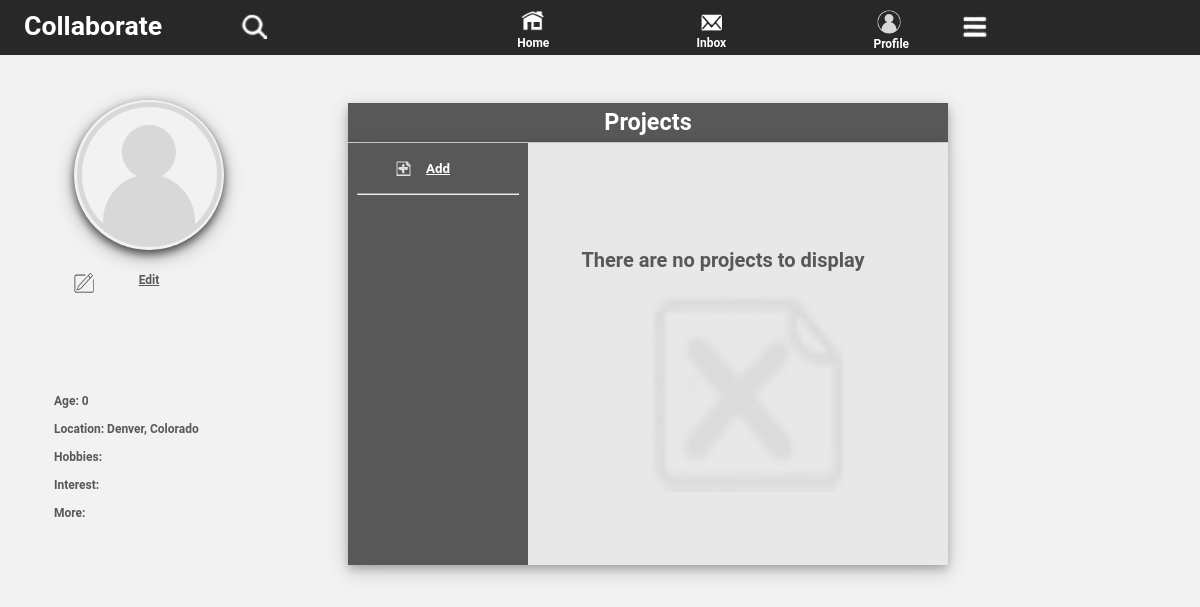
The app's page /inc/profile.php?u=buster (signed in) with its own data.
### tables this page shows
CREATE TABLE IF NOT EXISTS `users` (
  `id` int(11) NOT NULL AUTO_INCREMENT,
  `username` varchar(25) NOT NULL,
  `first_name` varchar(255) NOT NULL,
  `last_name` varchar(255) NOT NULL,
  `email` varchar(100) NOT NULL,
  `password` varchar(256) NOT NULL,
  `sign_up_date` date NOT NULL,
  `activated` enum('0','1') NOT NULL,
  `bio` text,
  `interest` varchar(225) DEFAULT NULL,
  `hobbies` varchar(225) DEFAULT NULL,
  `profile_pic` mediumblob,
  `age` date NOT NULL,
  `city` varchar(25) NOT NULL,
  `state` varchar(25) NOT NULL,
  `background` blob NOT NULL,
  PRIMARY KEY (`id`)
);

### inc/profile.php (the view, shortened to what this page needs)
<?php
    include("header.php");
	if (isset($_GET['u']))
    {
		try
		{
		    $con = Connect();
		    $user = mysqli_real_escape_string($con, $_GET['u']);
		    if (ctype_alnum($user))
		    {
				$check = mysqli_query ($con, "SELECT `username`, `profile_pic` FROM `collaborate`.`users` WHERE `username`='$user'");
				if ($get = mysqli_fetch_assoc($check))
				{
				  $user = $get['username'];
				  $user_pic = $get['profile_pic'];
				}
			}
		}
		catch (\Exception $e)
		{
            print("There was an error retreiving the user.");
		}
		if($username == $user)
		{
			$date1 = new DateTime($user_age);
			$date2 = new DateTime("now");
			$date3 = $date1->diff($date2);
			$age = $date3->y;
			print ('<div id="profile">');
			if($user_pic == "")
			{
				print ("<div id='proPic'>");
				print ("<span onclick='UploadPic()'><img src='./../img/no-photo.png' alt='Placeholder for user to upload image' ></span>");
				print ("</div>");
			}
			else
			{
				print ("<div id='proPic'>");
				print ("<img src='$user_pic' alt='Profile Picture for $username' onclick='UploadPic()'>");
				print ("</div>");
			}
			print ("<a href='./change_bio.php' ><div class='profileheading2'>");
			print ("<img id='Edit' src='./../img/Edit.gif' alt='Edit' /><h3>Edit</h3>");
			print ("</div></a>");
			print ("<div class='profileLeft'>");
			print ("<div id='me'>");
			print ("<h1>$user_fname&nbsp$user_lname</h1><br/><br/>");
			print ("<h3>Age:&nbsp$age</h3><br/>");
			print ("<h3>Location:&nbsp$user_city_,&nbsp$user_state_</h3><br/>");
			print ("<h3>Hobbies:&nbsp$user_hobbies</h3><br/>");
			print ("<h3>Interest:&nbsp$user_interest</h3><br/>");
			print ("<h3>More:&nbsp$user_bio</h3>");
			print ("</div>");
			print ("</div> ");
			print ("<br/>");
			print ("</div>");
			print ('<div id="projectheading">');
			print ('<h1>Projects</h1>');
			print ('</div>');
			print ("<div id='bgstyle2'>");
			print ("<div id='projectMain'>");
			print ("<div class='profileLeftContent'>");
		    $total = CountPosts();
			if(!$total >= 5)
			{
				print ('<a href="create_project.php"><div id="add">');
				print ('<img id="" src="./../img/add.gif" alt="Add" /><h3>Add</h3>');
				print ('</div></a>');
				print ('<hr id="hr"/>');
			}
			print ("</div>");
			print ("<br/>");
			print ("</div>");
			print ("<div class='projects'>");
			print ("<div id='user_content'>");
			$getProject = ("SELECT * FROM `collaborate`.`projects` WHERE `username`='$username' ORDER BY `id` LIMIT 5");
			GetProject($getProject, 2);
			print ("</div>	");
		}
	}
    _html_end();
?>

### inc/header.php (shortened to what this page needs)
<?php
    require_once "connect.php";
	if (isset($_SESSION['username']))
	{
		$username = $_SESSION['username'];
		$sql = $user_id = $user_age = $user_bio = $user_fname = $user_lname = $user_state = "";
		$sql = ("SELECT * FROM `collaborate`.`users` WHERE `username` ='$username' AND `activated`='0' LIMIT 1");
		try
		{
			$con = Connect();
			if($mysqli_query = mysqli_query ($con, $sql))
			{
				while($row = mysqli_fetch_assoc($mysqli_query))
				{
					$user_state_ = $row["state"];
					$user_city_ = $row["city"];
				}
			}
		}
		catch (Exception $e)
		{
		}
	}
	print ("<!doctype html>");
	print ("<html>");
	print ("<head>");
	if(isset($_SESSION["username"]))
	{
		print ("<link rel='stylesheet' type='text/css' href='./../css/style.css' >");
		print ("<link rel='stylesheet' type='text/css' href='./../css/profile.css' >");
		print ("</head>");
		if(Empty($_SESSION["user_city_"]))
		{
            ShowBody(0);
		}
		else
		{
		    ShowBody(1);
	    }
	}
	else
	{
		print ("<link rel='stylesheet' type='text/css' href='./css/style.css' >");
		print ("<link rel='stylesheet' type='text/css' href='./css/profile.css' >");
		print ("<script src='./js/collaborate.js' ></script>");
		print ("</head>");
		ShowBody(2);
	}
?>

### inc/connect.php (shortened to what this page needs)
<?php
function Connect()
{
	$servername = "localhost";
	$db = "collaborate";
    $username = "users";
    $password = "users";
	$port = 3306;
    $conn = mysqli_connect($servername,$username, $password, $db, $port);
    if (!$conn)
	{
        die("Connection failed: " . mysqli_connect_error());
    }
	else
	{
		return $conn;
	}
}
function GetProject($project, $i)
{
	$numProjects = 0;
	try
	{
		$con = Connect();
		$getProject = mysqli_query($con, $project);
		if($numrows = mysqli_num_rows($getProject) > 0)
        {
	        while($row = mysqli_fetch_assoc($getProject))
	        {
				$proId = $row['id'];
				$user = $row['username'];
				$project_name = $row['project_name'];
				$description = $row['description'];
				$type = $row['type_of_project'];
				$city = $row['city'];
				$state = $row['state'];
				$date = $row['date'];
				$attachment = $row['attachment'];
                $numProjects += 1;
				switch ($i)
				{
					case '0':
						$get_user_data = mysqli_query ($con, "SELECT * FROM `collaborate`.`users` WHERE `username`='$user'");
						if($get_user_data)
						{
							while($user_info = mysqli_fetch_assoc($get_user_data))
							{
								$id = $row['id'];
								$fname = $user_info['first_name'];
								$lname = $user_info['last_name'];
								$city = $user_info['city'];
								$state = $user_info['state'];
								$profile_pic = $user_info['profile_pic'];
							}
						}
						if($attachment == "")
						{
							print ("<br/>");
							print ("<a href='./profile.php?u=$user'>");
							print ("<div class='display_project' onclick='Go_To_Profile()'>");
							print ("<input id='getUser' name='id' value='$user' type='hidden' />");
							print ("<img src='$profile_pic' alt='Profile picture for $user'/>");
							print ("<h2>$user</h2>");
							print ("<h5>$date</h5><br/><br/>");
							print ("<div class='project_container'>");
							print ("<h1>$project_name</h1>");
							print ("<h2>$type</h2><br/><br/>");
							print ("<p>$description</p>");
							print ("</div>");
							print ("</div>");
							print ("</a>");
						}
						else
						{
							print ("<br/>");
							print ("<a href='./profile.php?u=$user'>");
							print ("<div class='display_project' onclick='Go_To_Profile()'>");
							print ("<input id='getUser' name='id' value='$user' type='hidden' />");
							print ("<img src='$profile_pic' alt='Profile picture for $user'/>");
							print ("<h2>$user</h2>");
							print ("<h5>$date</h5><br/><br/>");
							print ("<div class='project_container'>");
							if($attachment != "" AND $attachment != NULL)
							{
							    print ("<img src='./../$attachment' alt='picture for $project_name'/><br/>");
							}
							print ("<h1>$project_name</h1>");
							print ("<h2>$type</h2><br/><br/>");
							print ("<p>$description</p>");
							print ("</div>");
							print ("</div>");
							print ("</a>");
						}
					  break;
				    case '1':
							print ("<div id='showPro$proId' onclick='Show($proId)'>");
							print ("<h1>$project_name</h1>");
							print ("<h2>$type</h2><br/>");
							print ("</div>");
							print ('<hr id="hr"/>');
					  break;
				    default:
						if($attachment == "")
						{
							 print ("<div id='project$proId'>");
							 print ("<h1>$project_name</h1><br/>");
							 print ("<h5>$date</h5><br/>");
							 print ("<h4>$type</h4><br/><br/>");
							 print ("<p>$description</p>");
							 print ("<br/>");
						}
						else
						{
							print ("<div id='project$proId'>");
							if($attachment != "" AND $attachment != NULL)
							{
							    print ("<img src='$attachment' alt='picture for $project_name'/>");
							}
							print ("<h5>$date</h5><br/><br/>");
							print ("<h1>$project_name</h1><br/>");
							print ("<h4>$type</h4><br/><br/>");
							print ("<p>$description</p>");
							print ("<br/>");
						}
						print ("</div>	");
					  break;
				}
			}
		}
		else
		{
			if($i == 2)
			{
				print ("<div id='no_project'>");
			    print ("<h1>There are no projects to display</h1>");
				print ('<img src="./../img/no_proj.png" alt="no project" />');
				print ("</div>");
			}
		}
	}
	catch (Exception $e)
	{
	}
}
function ShowBody($k)
{
	if(isset($_SESSION['username']))
	{
		  $username = $_SESSION['username'];
		  $pic = $_SESSION['get_user_pic'] ;
	}
	switch ($k)
	{
		case '1':
			print ("<body>");
			print ("<div id='headerMenu'>");
			print ("<div id='menu'>");
			print ("<div id='logo'>");
			print ("Collaborate");
			print ("</div>");
			print ('<div id="search_bar2">');
			print ("<div id='img'>");
			print ('<input type="image" id="search_img" src="./../img/search.png" onclick="SearchBar()"><span class="tooltip">Search</span>');
			print ("</div>");
			print ('</div>');
			print ("<div class='menuItem'>");
			print ("<div id='hideMenu'>");
	        print ("<a href='home.php' class='a' ><img id='home3' src='./../img/home.png' alt='Home' />Home</a>");
			print ("<a href='inbox.php' class='a'><img id='inbox_icon3' src='./../img/inbox_icon2.png' alt='Inbox' />Inbox</a>");
			print ("<a href='profile.php?u=$username' class='a'><img id='pic3' src='$pic' alt='$username'/>Profile</a>");
			print ("</div>");
			print ("<div class='dropdown2'>");
			print ('<input type="image" src="./../img/hamburger.png" id="dropbtn" onclick="DropDown()">');
			print ("</div>");
			print ("</div>");
			print ("</div>");
			print ('</div>');
		  break;
	}
}
function _html_end()
{
	print ("</html>");
}
function CountPosts()
{
	if(isset($_SESSION['username']))
	{
		$username = $_SESSION['username'];
	}
	try
	{
		$con = Connect();
		$getPost = mysqli_query($con, "SELECT COUNT(*) As `total` FROM `collaborate`.`posts` WHERE `user_posted_to`='$username'");
		$row = mysqli_fetch_assoc($getPost);
		$total = $row['total'];
	}
	catch (\Exception $e)
	{
	}
	finally
	{
	    return $total;
	}
}
?>

### css/profile.css (style rules this page uses)
.profileLeft { width: 270px; padding-left: 0px; padding-bottom: 5px; padding-top: 5px; padding-right: 0px; height: auto; text-align: center; margin-left: auto; margin-right: auto; }
.profileLeftContent div { height: 70px; text-align: center; padding: 10px; margin-left: auto; margin-right: auto; background-color: #585858; transition-timing-function: ease-in-out; -webkit-transition-duration: .5s; transition-duration: .5s; }
.projects { width: 65%; min-height: 300px; margin-bottom: 25px; margin-top: 10%; overflow: auto; padding: 10px; }
#user_content { overflow: auto; height: auto; width: auto; margin: 20px; padding: 15px; }
#user_content img { height: 200px; width: 200px; border-radius: 50%; margin-top: 20px; }
#user_content h1 { text-align: center; font-size: 20px; font-weight: bold; color: #585858; }
#me { margin-left: 20px; width: 80%; text-align: justify; overflow: auto; margin-bottom: 20px; }
#me h1 { margin-top: 10px; width: 80%; text-align: center; overflow: auto; }
#no_project { margin-left: auto; margin-right: auto; }
#no_project img { background-color: none; border-radius: 0; margin-left: 25%; margin-right: auto; opacity: .8; }

### records on screen
users: activated "0", city "Denver", state "Colorado"
